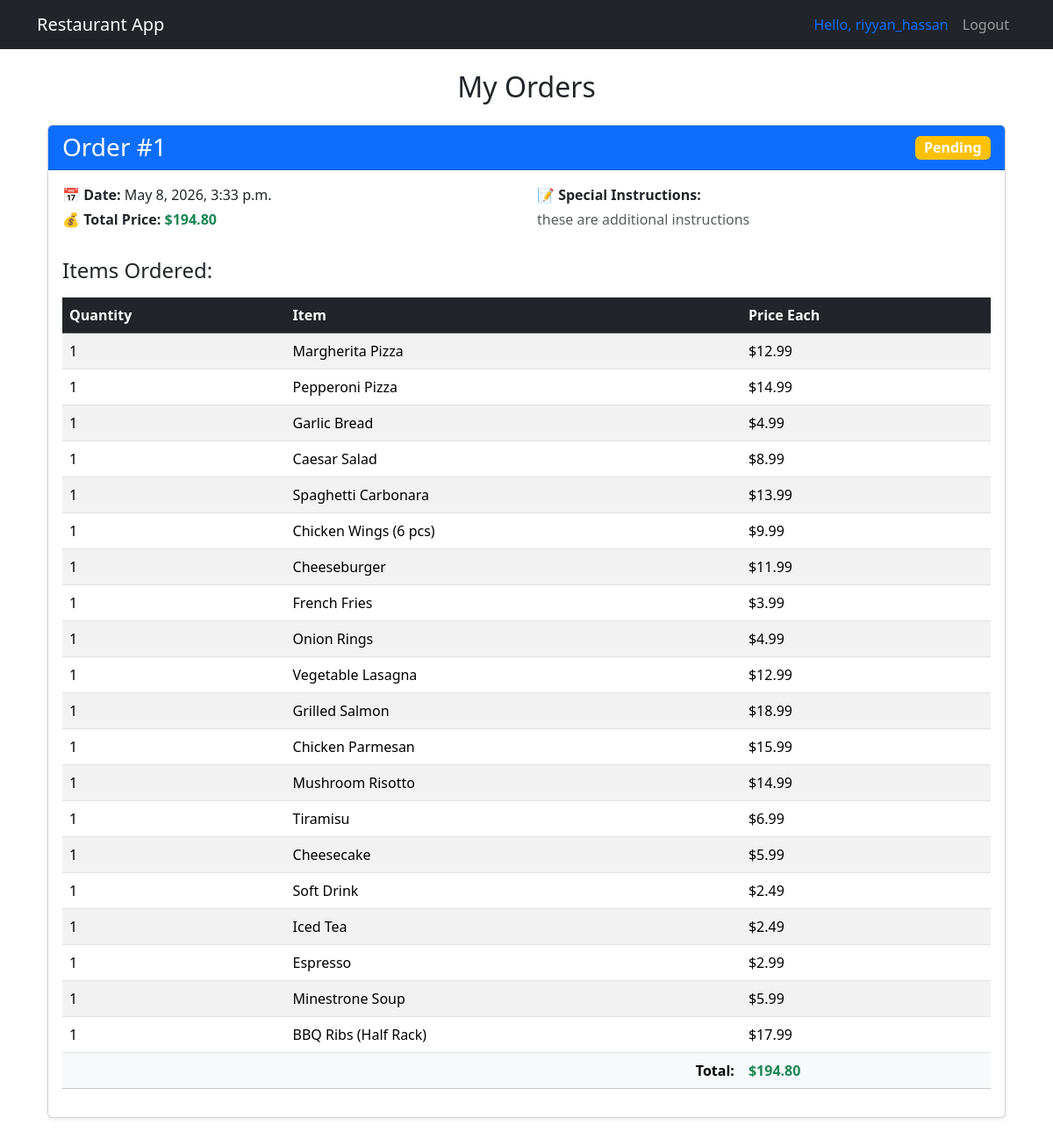
The page /users/my-orders/ (signed in) on the database its author committed.
### users/models.py (models this page shows, shortened)
class Order(models.Model):
    STATUS_CHOICES = [
        ('pending', 'Pending'),
        ('confirmed', 'Confirmed'),
        ('completed', 'Completed'),
        ('cancelled', 'Cancelled'),
    ]
    user = models.ForeignKey(User, on_delete=models.CASCADE)
    menu_items = models.ManyToManyField(Menu, through='OrderItem')
    order_date = models.DateTimeField(auto_now_add=True)
    status = models.CharField(max_length=10, choices=STATUS_CHOICES, default='pending')
    total_price = models.DecimalField(max_digits=8, decimal_places=2, default=0.00)
    additional_notes = models.TextField(blank=True)

class OrderItem(models.Model):
    order = models.ForeignKey(Order, on_delete=models.CASCADE)
    menu_item = models.ForeignKey(Menu, on_delete=models.CASCADE)
    quantity = models.PositiveIntegerField(validators=[MinValueValidator(1)])

class Menu(models.Model):
    name = models.CharField(max_length=100)
    price = models.DecimalField(max_digits=6, decimal_places=2)
    description = models.TextField(blank=True)
    is_available = models.BooleanField(default=True)

### users/views.py (the view)
# urls.py: path('my-orders/', views.user_order, name='user_order'),
@login_required
def user_order(request):
    orders = Order.objects.filter(user=request.user).order_by('-order_date')
    orders = orders.prefetch_related('orderitem_set__menu_item')
    return render(request, 'restaurant/user_order.html', {'orders': orders})

### users/templates/restaurant/user_order.html (shortened to what this page needs)
{% extends 'base.html' %}
{% load bootstrap5 %}
{% block content %}
<div class="container">
    <h2 class="text-center mb-4">My Orders</h2>
    {% if orders %}
        {% for order in orders %}
            <div class="card shadow-sm mb-4">
                <div class="card-header bg-primary text-white d-flex justify-content-between align-items-center">
                    <h3 class="mb-0">Order #{{ order.id }}</h3>
                    <span class="badge {% if order.status == 'completed' %}bg-success{% elif order.status == 'pending' %}bg-warning{% elif order.status == 'cancelled' %}bg-danger{% else %}bg-secondary{% endif %} fs-6">
                        {{ order.get_status_display }}
                    </span>
                </div>
                <div class="card-body">
                    <div class="row mb-3">
                        <div class="col-md-6">
                            <p class="mb-1"><strong>📅 Date:</strong> {{ order.order_date|date:"F j, Y, g:i a" }}</p>
                            <p class="mb-1"><strong>💰 Total Price:</strong> <span class="fw-bold text-success">${{ order.total_price }}</span></p>
                        </div>
                        <div class="col-md-6">
                            <p class="mb-1"><strong>📝 Special Instructions:</strong></p>
                            <p class="text-muted">{{ order.additional_notes|default:"None" }}</p>
                        </div>
                    </div>
                    <h4 class="mt-3 mb-3">Items Ordered:</h4>
                    <div class="table-responsive">
                        <table class="table table-striped table-hover">
                            <thead class="table-dark">
                                <tr>
                                    <th>Quantity</th>
                                    <th>Item</th>
                                    <th>Price Each</th>
                                </tr>
                            </thead>
                            <tbody>
                                {% for item in order.orderitem_set.all %}
                                    <tr>
                                        <td>{{ item.quantity }}</td>
                                        <td>{{ item.menu_item.name }}</td>
                                        <td>${{ item.menu_item.price|floatformat:2 }}</td>
                                    </tr>
                                {% endfor %}
                            </tbody>
                            <tfoot class="table-light">
                                <tr>
                                    <td colspan="2" class="text-end fw-bold">Total:</td>
                                    <td class="fw-bold text-success">${{ order.total_price }}</td>
                                </tr>
                            </tfoot>
                        </table>
                    </div>
                </div>
            </div>
        {% endfor %}
    {% endif %}
</div>
{% endblock %}

### templates/base.html (shortened to what this page needs)
<!DOCTYPE html>
<html lang="en">
<head>
    {% load bootstrap5 %}
    {% bootstrap_css %}
</head>
<body>
    <nav class="navbar navbar-expand-lg navbar-dark bg-dark">
        <div class="container">
            <a class="navbar-brand" href="{% url 'users:profile' %}">Restaurant App</a>
            <div class="collapse navbar-collapse" id="navbarNav">
                <ul class="navbar-nav ms-auto">
                    {% if user.is_authenticated %}
                        <li class="nav-item">
                            <span class="nav-link"><a href="{% url 'users:profile' %}" style="text-decoration: none;">Hello, {{ user.username }}</a></span>
                        </li>
                        <li class="nav-item">
                            <form method="post" action="{% url 'users:logout' %}" class="d-inline">
                                <button type="submit" class="btn btn-outline-light btn-sm nav-link">Logout</button>
                            </form>
                        </li>
                    {% endif %}
                </ul>
            </div>
        </div>
    </nav>
    <div class="container mt-4">
        {% block content %}
        {% endblock %}
    </div>
</body>
</html>

### rows shown on the page
Order: id "1", status "Pending", order_date "May 8, 2026, 3:33 p.m.", total_price "194.80", additional_notes "these are additional instructions"
OrderItem: quantity "1", menu_item.name "Margherita Pizza", menu_item.price "12.99"
OrderItem: quantity "1", menu_item.name "Pepperoni Pizza", menu_item.price "14.99"
OrderItem: quantity "1", menu_item.name "Garlic Bread", menu_item.price "4.99"
OrderItem: quantity "1", menu_item.name "Caesar Salad", menu_item.price "8.99"
OrderItem: quantity "1", menu_item.name "Spaghetti Carbonara", menu_item.price "13.99"
OrderItem: quantity "1", menu_item.name "Chicken Wings (6 pcs)", menu_item.price "9.99"
OrderItem: quantity "1", menu_item.name "Cheeseburger", menu_item.price "11.99"
OrderItem: quantity "1", menu_item.name "French Fries", menu_item.price "3.99"
OrderItem: quantity "1", menu_item.name "Onion Rings", menu_item.price "4.99"
OrderItem: quantity "1", menu_item.name "Vegetable Lasagna", menu_item.price "12.99"
OrderItem: quantity "1", menu_item.name "Grilled Salmon", menu_item.price "18.99"
OrderItem: quantity "1", menu_item.name "Chicken Parmesan", menu_item.price "15.99"
OrderItem: quantity "1", menu_item.name "Mushroom Risotto", menu_item.price "14.99"
OrderItem: quantity "1", menu_item.name "Tiramisu", menu_item.price "6.99"
OrderItem: quantity "1", menu_item.name "Cheesecake", menu_item.price "5.99"
OrderItem: quantity "1", menu_item.name "Soft Drink", menu_item.price "2.49"
OrderItem: quantity "1", menu_item.name "Iced Tea", menu_item.price "2.49"
OrderItem: quantity "1", menu_item.name "Espresso", menu_item.price "2.99"
OrderItem: quantity "1", menu_item.name "Minestrone Soup", menu_item.price "5.99"
OrderItem: quantity "1", menu_item.name "BBQ Ribs (Half Rack)", menu_item.price "17.99"

### other values the page prints
{{ user.username }} "riyyan_hassan"
